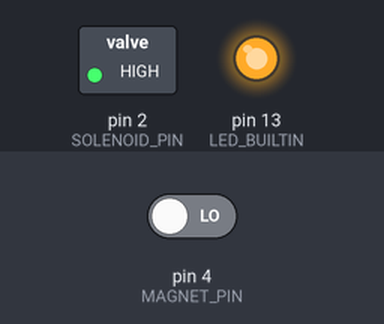
Recording of a sketch running on a simulated Arduino Uno, built with avr-gcc and run on an emulated ATmega328P. Shown: switched loads named in the sketch (green lamp = pin HIGH), output pins drawn as LEDs (lit = HIGH). Inputs (shaded band) come from the test bench; at power-on: pin 4 (MAGNET_PIN) LOW.

Above: at 1.2 s.
1.3 s: pin 4 (MAGNET_PIN) driven HIGH
At 1.9 s:
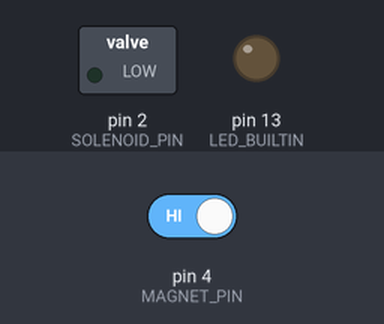
2.8 s: pin 4 (MAGNET_PIN) driven LOW
At 3.1 s:
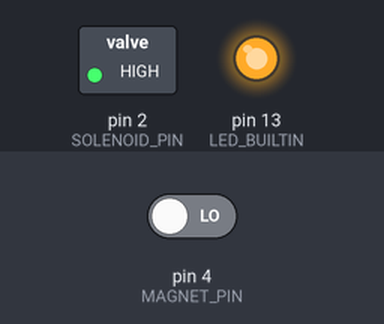
Timing chart, 0 to 5.8 s (numbered marks = the images above; inputs shaded):
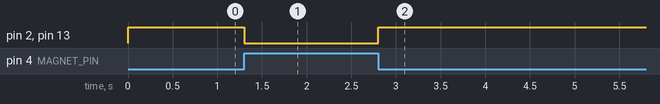

Measured:
- after the input at 1.3 s, pin 2 (SOLENOID_PIN), pin 13 (LED_BUILTIN): HIGH → LOW at once
- after the input at 2.8 s, pin 2 (SOLENOID_PIN), pin 13 (LED_BUILTIN): LOW → HIGH at once

The sketch:

Solenoid_Magnet_Bringup.ino
```cpp
#define SOLENOID_PIN 2
#define MAGNET_PIN 4

void setup()
{
    pinMode(SOLENOID_PIN, OUTPUT);
    pinMode(MAGNET_PIN, INPUT);
    pinMode(LED_BUILTIN, OUTPUT);
}

void setSolenoid(bool energized)
{
    digitalWrite(SOLENOID_PIN, energized ? HIGH : LOW);
    digitalWrite(LED_BUILTIN, energized? HIGH : LOW);
}

bool oldState = false;
bool newState = false;
void loop()
{
    if (digitalRead(MAGNET_PIN) == HIGH)
    {
        newState = false;
    } else {
        newState = true;
    }
    if (oldState != newState)
    {
        setSolenoid(newState);
        oldState = newState;
    }
}
```
